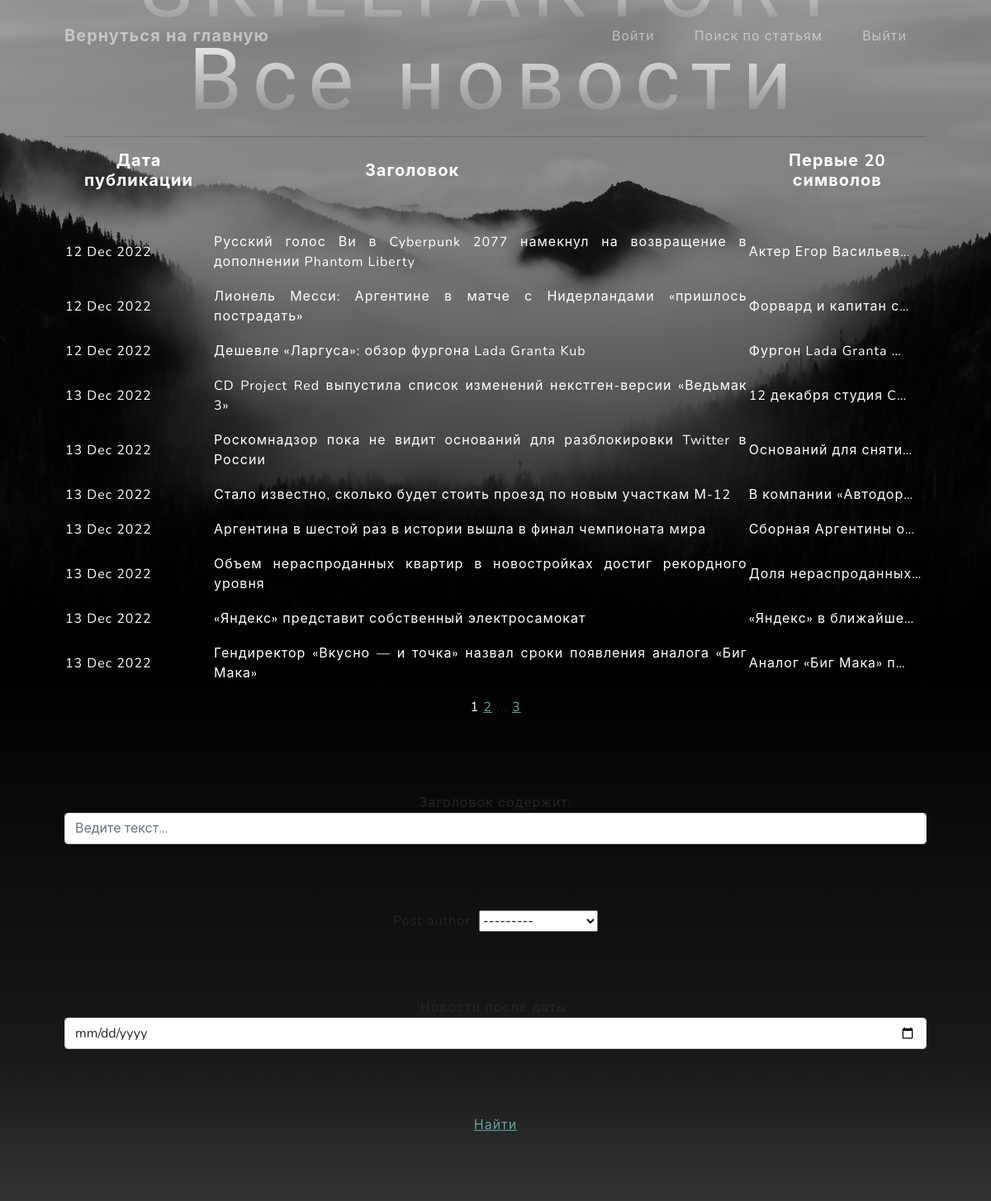
The app's page /news/search/ with its own data.
### news/models.py (models this page shows, shortened)
class Post(models.Model):
    news = "NS"
    papers = "PP"
    event_choose = [(news, "Новость"), (papers, "Статья")]
    post_author = models.ForeignKey(Author, on_delete=models.CASCADE)
    categories = models.ManyToManyField(Category, through=PostCategory)
    time_in_post = models.DateTimeField(auto_now_add=True)
    event = models.CharField(choices=event_choose, max_length=2)
    title = models.CharField(max_length=199)
    post_text = models.TextField()
    post_rating = models.IntegerField(default=0)

### news/views.py (the view)
# urls.py: path('search/', SearchPosts.as_view(), name='search_posts'),
class SearchPosts(ListView):
    paginate_by = 10
    model = Post
    ordering = 'time_in_post'
    template_name = 'search.html'
    context_object_name = 'post'
    def get_queryset(self):
        queryset = super().get_queryset()
        self.filterset = PostFilter(self.request.GET, queryset)
        return self.filterset.qs
    def get_context_data(self, **kwargs):
        context = super().get_context_data(**kwargs)
        context['search_filter'] = self.filterset
        return context

### templates/search.html (shortened to what this page needs)
{% extends 'flatpages/default.html' %}
{% load custom_filters %}
{% block content %}
  <h1>Все новости</h1>
   <hr>
    <span style="color: #ffffff;">
   {% if post %}
       <table>
           <tr>
               <td><h2><strong>Дата публикации</strong></h2><p>&nbsp;</p></td>
               <td><h2><strong>Заголовок</strong></h2><p>&nbsp;</p></td>
               <td><h2><strong>Первые 20 символов</strong></h2><p>&nbsp;</p></td>
           </tr>
           {% for postss in post %}
               <td><p style="text-align: justify;">{{ postss.time_in_post|date:'d M Y'  }}</p></td>
               <td><p style="text-align: justify;">{{ postss.title}}</p></td>
               <td><p style="text-align: justify;">{{ postss.post_text|truncatechars:20 }}</p></td>
           {% endfor %}
      </table>
   {% else %}
       <h2>Новостей нет!</h2>
   {% endif %}</span>
   <span style="color: #ffffff;">{{ page_obj.number }}</span>
   {% if page_obj.has_next %}
       <a href="?page={{ page_obj.next_page_number }}">{{ page_obj.next_page_number }}</a>
       {% if paginator.num_pages != page_obj.next_page_number %}
           ...
           <a href="?page={{ page_obj.paginator.num_pages }}">{{ page_obj.paginator.num_pages }}</a>
       {% endif %}
   {% endif %}
{% endblock content %}
{% block found %}
    <form action="" method="GET">
        {{ search_filter.form.as_p }}
        <a href="" class="sliding-button">Найти</a>
    </form>
{% endblock found %}

### records on screen
Post: time_in_post "12 Dec 2022", title "Русский голос Ви в Cyberpunk 2077 намекнул на возвращение в дополнении Phantom Liberty", post_text "Актер Егор Васильев…"
Post: time_in_post "12 Dec 2022", title "Лионель Месси: Аргентине в матче с Нидерландами «пришлось пострадать»", post_text "Форвард и капитан с…"
Post: time_in_post "12 Dec 2022", title "Дешевле «Ларгуса»: обзор фургона Lada Granta Kub", post_text "Фургон Lada Granta …"
Post: time_in_post "13 Dec 2022", title "CD Project Red выпустила список изменений некстген-версии «Ведьмак 3»", post_text "12 декабря студия C…"
Post: time_in_post "13 Dec 2022", title "Роскомнадзор пока не видит оснований для разблокировки Twitter в России", post_text "Оснований для сняти…"
Post: time_in_post "13 Dec 2022", title "Стало известно, сколько будет стоить проезд по новым участкам М-12", post_text "В компании «Автодор…"
Post: time_in_post "13 Dec 2022", title "Аргентина в шестой раз в истории вышла в финал чемпионата мира", post_text "Сборная Аргентины о…"
Post: time_in_post "13 Dec 2022", title "Объем нераспроданных квартир в новостройках достиг рекордного уровня", post_text "Доля нераспроданных…"
Post: time_in_post "13 Dec 2022", title "«Яндекс» представит собственный электросамокат", post_text "«Яндекс» в ближайше…"
Post: time_in_post "13 Dec 2022", title "Гендиректор «Вкусно — и точка» назвал сроки появления аналога «Биг Мака»", post_text "Аналог «Биг Мака» п…"

### other values on screen
{{ page_obj.number }} "1"
{{ page_obj.next_page_number }} "2"
{{ page_obj.paginator.num_pages }} "3"
